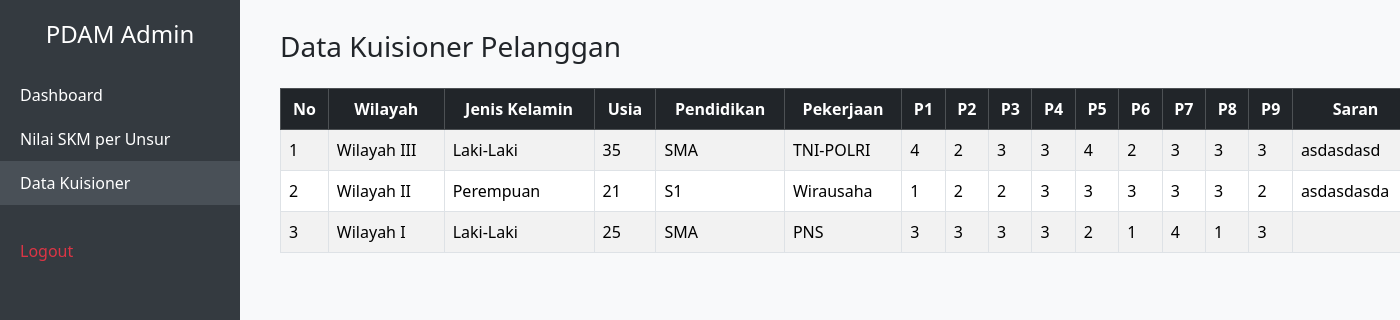
The page /admin/kuisioner.php on the database its author committed.
### tables this page shows
CREATE TABLE `kuisioner` (
  `id` int(11) NOT NULL,
  `wilayah` varchar(50) DEFAULT NULL,
  `jenis_kelamin` varchar(20) DEFAULT NULL,
  `usia` varchar(10) DEFAULT NULL,
  `pendidikan` varchar(20) DEFAULT NULL,
  `pekerjaan` varchar(30) DEFAULT NULL,
  `p1` int(11) DEFAULT NULL,
  `p2` int(11) DEFAULT NULL,
  `p3` int(11) DEFAULT NULL,
  `p4` int(11) DEFAULT NULL,
  `p5` int(11) DEFAULT NULL,
  `p6` int(11) DEFAULT NULL,
  `p7` int(11) DEFAULT NULL,
  `p8` int(11) DEFAULT NULL,
  `p9` int(11) DEFAULT NULL,
  `saran` text DEFAULT NULL,
  `tanggal` timestamp NOT NULL DEFAULT current_timestamp()
);

### admin/kuisioner.php (the view, shortened to what this page needs)
<?php
include '../includes/koneksi.php';
?>
<!DOCTYPE html>
<html lang="id">
<head>
    <link href="https://cdn.jsdelivr.net/npm/bootstrap@5.3.3/dist/css/bootstrap.min.css" rel="stylesheet">
</head>
<body>
<div class="sidebar">
    <h4 class="text-center text-white mb-4">PDAM Admin</h4>
    <a href="dashboard.php">Dashboard</a>
    <a href="skm_unsur.php">Nilai SKM per Unsur</a>
    <a href="data_kuisioner.php" class="active">Data Kuisioner</a>
    <a href="logout.php" class="text-danger mt-4">Logout</a>
</div>
<div class="container">
    <div class="table-responsive">
        <div class="d-flex justify-content-between align-items-center mb-3">
    <h3>Data Kuisioner Pelanggan</h3>
</div>
        <table class="table table-bordered table-hover align-middle table-striped">
            <thead class="table-dark text-center">
                <tr>
                    <th>No</th>
                    <th>Wilayah</th>
                    <th>Jenis Kelamin</th>
                    <th>Usia</th>
                    <th>Pendidikan</th>
                    <th>Pekerjaan</th>
                    <th>P1</th>
                    <th>P2</th>
                    <th>P3</th>
                    <th>P4</th>
                    <th>P5</th>
                    <th>P6</th>
                    <th>P7</th>
                    <th>P8</th>
                    <th>P9</th>
                    <th>Saran</th>
                </tr>
            </thead>
            <tbody>
                <?php
                $no = 1;
                $query = $conn->query("SELECT * FROM kuisioner ORDER BY tanggal DESC");
                while ($row = $query->fetch_assoc()):
                ?>
                <tr>
                    <td><?= $no++ ?></td>
                    <td><?= htmlspecialchars($row['wilayah']) ?></td>
                    <td><?= htmlspecialchars($row['jenis_kelamin']) ?></td>
                    <td><?= htmlspecialchars($row['usia']) ?></td>
                    <td><?= htmlspecialchars($row['pendidikan']) ?></td>
                    <td><?= htmlspecialchars($row['pekerjaan']) ?></td>
                    <td><?= $row['p1'] ?></td>
                    <td><?= $row['p2'] ?></td>
                    <td><?= $row['p3'] ?></td>
                    <td><?= $row['p4'] ?></td>
                    <td><?= $row['p5'] ?></td>
                    <td><?= $row['p6'] ?></td>
                    <td><?= $row['p7'] ?></td>
                    <td><?= $row['p8'] ?></td>
                    <td><?= $row['p9'] ?></td>
                    <td><?= nl2br(htmlspecialchars($row['saran'])) ?></td>
                </tr>
                <?php endwhile; ?>
            </tbody>
        </table>
    </div>
</div>
</body>
</html>

### admin/kuisioner.php (style rules this page uses)
body { background-color: #f8f9fa; }
.container { margin-left: 250px; padding: 30px; }
.sidebar { position: fixed; height: 100%; width: 240px; background-color: #343a40; padding-top: 20px; }
.sidebar a { color: white; padding: 10px 20px; display: block; text-decoration: none; }
.sidebar a:hover, .sidebar a.active { background-color: #495057; }
.table th, .table td { vertical-align: middle; }

### rows shown on the page
kuisioner: wilayah "Wilayah III", jenis_kelamin "Laki-Laki", usia "35", pendidikan "SMA", pekerjaan "TNI-POLRI", p1 "4", p2 "2", p3 "3", p4 "3", p5 "4", p6 "2", p7 "3", p8 "3", p9 "3", saran "asdasdasd"
kuisioner: wilayah "Wilayah II", jenis_kelamin "Perempuan", usia "21", pendidikan "S1", pekerjaan "Wirausaha", p1 "1", p2 "2", p3 "2", p4 "3", p5 "3", p6 "3", p7 "3", p8 "3", p9 "2", saran "asdasdasda"
kuisioner: wilayah "Wilayah I", jenis_kelamin "Laki-Laki", usia "25", pendidikan "SMA", pekerjaan "PNS", p1 "3", p2 "3", p3 "3", p4 "3", p5 "2", p6 "1", p7 "4", p8 "1", p9 "3"
